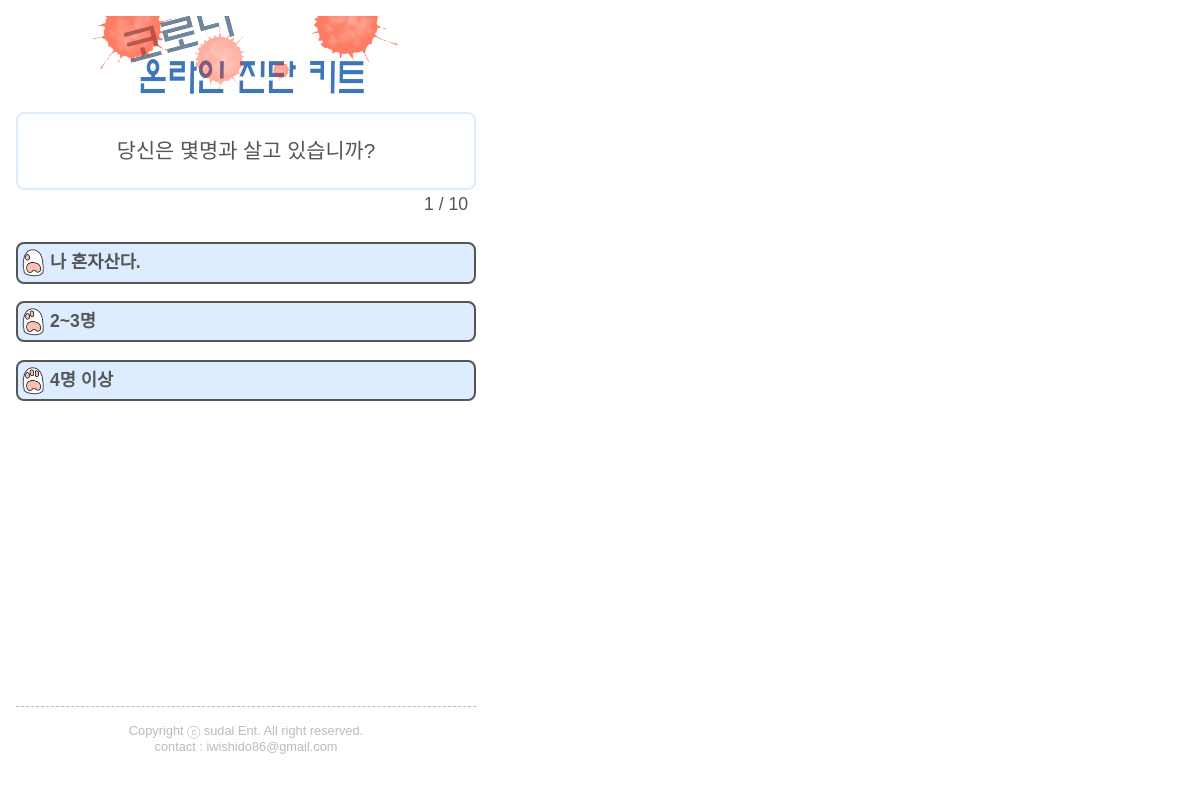
Screenshot of /surv/1/ with the database file from the repository.
### survDjango/models.py (models this page shows)
class QuestionM(models.Model):
    survId = models.IntegerField(default=0, help_text="설문번호")
    questionId = models.IntegerField(default=0, help_text="질문번호")
    title = models.CharField(max_length=100)
    questionType = models.CharField(default='01',max_length=2)
    content = models.TextField()
    deleteYn = models.CharField(default='N', max_length=1)
    orderNum = models.IntegerField(default=0, help_text="정렬순서")

### survDjango/views.py (the view)
# urls.py: path('surv/<int:survid>/', surv_view, name='surv_view'), # 추가
def surv_view(request,survid):
    template_name = 'survDjango/surv.html'
    if request.method == 'POST':
        survId = request.POST.get('survId', '')
        questionNum = request.POST.get('questionNum', '')
        historyContent = ""
        point = 0
        for i in range(1,int(questionNum)+1):
            ansId = request.POST.get('radio'+i.__str__())
            ans = get_object_or_404(AnsM, survId=survid, questionId=i, ansId=ansId)
            point = point + int(ans.point)
            historyContent = historyContent + ansId + "-" + ans.point.__str__() + ":"
        resultId = ""
        result = get_object_or_404(ResultM, survId=survid, pointBottom__lte=point, pointTop__gte=point)
        result.cnt = result.cnt + 1
        result.save()
        surv = get_object_or_404(SurvM, survId=survId)
        surv.cnt = surv.cnt + 1
        surv.save()
        resultHstoryL  = ResultHstoryL.objects.create()
        resultHstoryL.survId = survId
        resultHstoryL.resultId = result.resultId
        resultHstoryL.content = historyContent + ":::" + point.__str__()
        resultHstoryL.content2 = point.__str__()
        resultHstoryL.save()
        sumresult= ResultHstoryL.objects.values('resultId').annotate(totalcnt=Count('resultId'))
        print(sumresult)
        sumresult= ResultHstoryL.objects.count()
        print(sumresult)
        return HttpResponseRedirect(
            '/result/' + survId+ '/' + result.resultId.__str__()
        )
    else:
        surv_model = get_object_or_404(SurvM, survId=survid)
        questionlist = QuestionM.objects.filter(survId=survid).order_by('orderNum')
        form = SurvForm()
        form.fields['survId'].initial = survid
        form.fields['questionNum'].initial = questionlist.count()
        surv = surv_model.__dict__
        surv['question_num'] = questionlist.count()
        question_arr = []
        for question in questionlist:
            question_details = {}
            anslist = AnsM.objects.filter(survId=survid, questionId=question.questionId).order_by('questionId', 'orderNum')
            question_details = question.__dict__
            ans_arr = []
            for ans in anslist:
                ans_arr.append(ans.__dict__)
            question_details['ans_arr'] = ans_arr
            question_details['next_questionId'] = question.questionId + 1
            question_arr.append(question_details)
        context = {
            'form': form,
            'surv': surv,
            'question_arr': question_arr,
        }
        return render(request, template_name, context)

### survDjango/templates/survDjango/surv.html (shortened to what this page needs)
{% extends 'survDjango/base.html' %}
{% block body %}
<form method="post">
    {% for question in question_arr %}
        <div class="questionclass" id="question{{question.questionId}}" {%if question.questionId != 1%}style="display:none;"{%endif%}>
            <div class="brd_cont_box">
                <div class="question_title"><label class="questionlable">{{ question.content|linebreaks }}</label></div>
            </div>
            <div class="question_page_box">
                <label class="question_page">{{ question.questionId }} / {{ surv.question_num }} </label>
            </div>
            <div class="ans_cont_box">
                {% for ans in question.ans_arr %}
                    {%if question.questionId != surv.question_num%}
                    <a onclick="nextPage(question{{question.questionId}} ,question{{question.next_questionId}} ,anslabel_{{ question.questionId }}_{{ ans.ansId }});">
                    {%endif%}
                            <label for="radio_{{ question.questionId }}_{{ ans.ansId }}" id="anslabel_{{ question.questionId }}_{{ ans.ansId }}"
                                   class="anslable" style="background-image:url('/static/img/anslabel{{ ans.ansId }}.png');">{{ ans.content|linebreaks }}</label>
                    </a>
                {% endfor %}
            </div>
            <br><br>
        </div>
    {% endfor %}
</form>
{% endblock body %}

### survDjango/static/css/common.css (style rules this page uses)
html { margin : 0; padding : 0; height : 97%; }
body { min-width : 320px; max-width : 460px; margin : 0; padding : 1em; font-family : 'NEXON Gothic Bold', 'Nanum Gothic', 'Malgun Gothic', '돋움', 'dotum', 'AppleGothic', Helvetica, Arial, Sans-Serif !important; height : 97%; color : #555; word-break : break-word }
p { display : block; margin-block-start : 0em; margin-block-end : 0em; margin-inline-start : 0px; margin-inline-end : 0px; margin : 0; padding : 0; }
.brd_cont_box { text-align : center; background-color : #FFF; border : 2px solid #DDECFE; border-radius : 0.5rem; }
.question_title { font-weight : 400 !important; font-size : 1.3em; padding : 1.5rem; line-height : 1.6rem; }
.question_page_box { font-weight : 400 !important; text-align : right; font-size : 1.1em; padding : 0.2rem 0.5rem; line-height : 1.4rem; }
.ans_cont_box { border-width: 3px; margin-top : 1.5em; margin-bottom : 1.5em; text-align: center; background-color: #FFF; border-radius: 0.5rem; }
.anslable { display : block; padding : 0.5rem 0.77rem 0.5rem 2rem; margin-top : 1.0em; text-align : left; background-color: #DDECFE; border-radius : 0.5rem; font-size : 1.1em; line-height : 1.2em; font-weight : bolder; border : 2px solid #555; background-size : 2.4rem 2.4rem; background-position: -1% -3px; background-repeat : no-repeat; }

### rows the page displays
QuestionM: content "당신은 몇명과 살고 있습니까?", questionId "1", question_num "10", content "나 혼자산다." "2~3명" "4명 이상"
